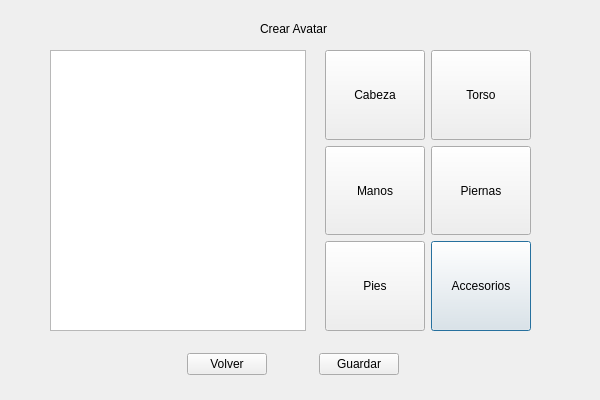
<?xml version="1.0" encoding="UTF-8"?>
<ui version="4.0">
 <class>createAvatar</class>
 <widget class="QDialog" name="createAvatar">
  <property name="geometry">
   <rect>
    <x>0</x>
    <y>0</y>
    <width>600</width>
    <height>400</height>
   </rect>
  </property>
  <property name="windowTitle">
   <string>Dialog</string>
  </property>
  <widget class="QLabel" name="title">
   <property name="geometry">
    <rect>
     <x>260</x>
     <y>20</y>
     <width>101</width>
     <height>18</height>
    </rect>
   </property>
   <property name="text">
    <string>Crear Avatar</string>
   </property>
  </widget>
  <widget class="QWidget" name="">
   <property name="geometry">
    <rect>
     <x>50</x>
     <y>50</y>
     <width>481</width>
     <height>281</height>
    </rect>
   </property>
   <layout class="QHBoxLayout" name="horizontalLayout">
    <item>
     <widget class="QGraphicsView" name="avatar"/>
    </item>
    <item>
     <widget class="QLabel" name="label_2">
      <property name="text">
       <string>  </string>
      </property>
     </widget>
    </item>
    <item>
     <layout class="QGridLayout" name="gridLayout">
      <item row="2" column="1">
       <widget class="QPushButton" name="accesoriosPush">
        <property name="sizePolicy">
         <sizepolicy hsizetype="Expanding" vsizetype="Expanding">
          <horstretch>0</horstretch>
          <verstretch>0</verstretch>
         </sizepolicy>
        </property>
        <property name="text">
         <string>Accesorios</string>
        </property>
       </widget>
      </item>
      <item row="2" column="0">
       <widget class="QPushButton" name="piesPush">
        <property name="sizePolicy">
         <sizepolicy hsizetype="Expanding" vsizetype="Expanding">
          <horstretch>0</horstretch>
          <verstretch>0</verstretch>
         </sizepolicy>
        </property>
        <property name="text">
         <string>Pies</string>
        </property>
       </widget>
      </item>
      <item row="0" column="1">
       <widget class="QPushButton" name="torsoPush">
        <property name="sizePolicy">
         <sizepolicy hsizetype="Expanding" vsizetype="Expanding">
          <horstretch>0</horstretch>
          <verstretch>0</verstretch>
         </sizepolicy>
        </property>
        <property name="text">
         <string>Torso</string>
        </property>
       </widget>
      </item>
      <item row="1" column="1">
       <widget class="QPushButton" name="piernasPush">
        <property name="sizePolicy">
         <sizepolicy hsizetype="Expanding" vsizetype="Expanding">
          <horstretch>0</horstretch>
          <verstretch>0</verstretch>
         </sizepolicy>
        </property>
        <property name="text">
         <string>Piernas</string>
        </property>
       </widget>
      </item>
      <item row="1" column="0">
       <widget class="QPushButton" name="manosPush">
        <property name="sizePolicy">
         <sizepolicy hsizetype="Expanding" vsizetype="Expanding">
          <horstretch>0</horstretch>
          <verstretch>0</verstretch>
         </sizepolicy>
        </property>
        <property name="text">
         <string>Manos</string>
        </property>
       </widget>
      </item>
      <item row="0" column="0">
       <widget class="QPushButton" name="cabezaPush">
        <property name="sizePolicy">
         <sizepolicy hsizetype="Expanding" vsizetype="Expanding">
          <horstretch>0</horstretch>
          <verstretch>0</verstretch>
         </sizepolicy>
        </property>
        <property name="text">
         <string>Cabeza</string>
        </property>
       </widget>
      </item>
     </layout>
    </item>
   </layout>
  </widget>
  <widget class="QWidget" name="">
   <property name="geometry">
    <rect>
     <x>140</x>
     <y>350</y>
     <width>306</width>
     <height>28</height>
    </rect>
   </property>
   <layout class="QHBoxLayout" name="horizontalLayout_3">
    <item>
     <spacer name="horizontalSpacer">
      <property name="orientation">
       <enum>Qt::Horizontal</enum>
      </property>
      <property name="sizeHint" stdset="0">
       <size>
        <width>40</width>
        <height>20</height>
       </size>
      </property>
     </spacer>
    </item>
    <item>
     <widget class="QPushButton" name="backPush">
      <property name="text">
       <string>Volver</string>
      </property>
     </widget>
    </item>
    <item>
     <spacer name="horizontalSpacer_2">
      <property name="orientation">
       <enum>Qt::Horizontal</enum>
      </property>
      <property name="sizeHint" stdset="0">
       <size>
        <width>40</width>
        <height>20</height>
       </size>
      </property>
     </spacer>
    </item>
    <item>
     <widget class="QPushButton" name="savePush">
      <property name="text">
       <string>Guardar</string>
      </property>
     </widget>
    </item>
    <item>
     <spacer name="horizontalSpacer_3">
      <property name="orientation">
       <enum>Qt::Horizontal</enum>
      </property>
      <property name="sizeHint" stdset="0">
       <size>
        <width>40</width>
        <height>20</height>
       </size>
      </property>
     </spacer>
    </item>
   </layout>
  </widget>
 </widget>
 <resources/>
 <connections/>
</ui>
